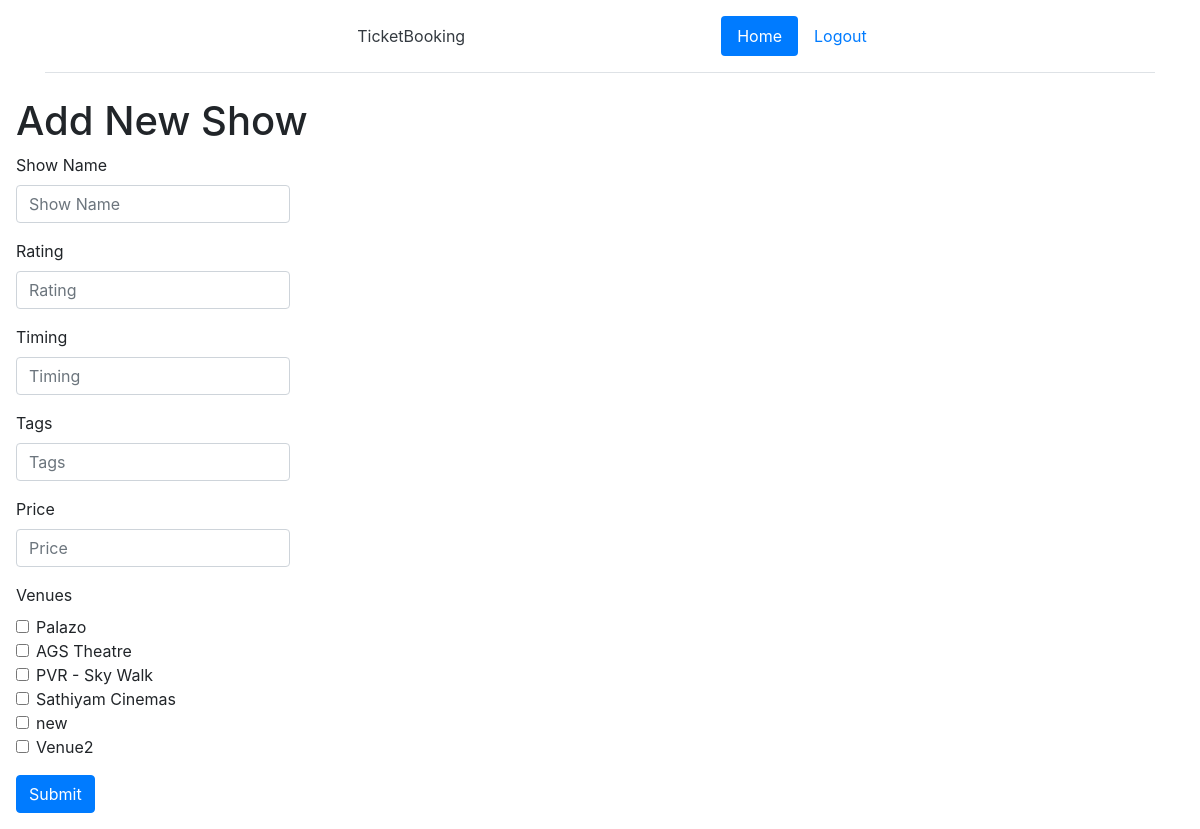
/admin/home/1/new_show, run on the app's committed database.
### tables this page shows
CREATE TABLE venues (id INTEGER PRIMARY KEY,name TEXT NOT NULL,place TEXT NOT NULL, capacity INTEGER NOT NULL, location TEXT NOT NULL);

### app.py (the view, shortened to what this page needs)
@app.route('/admin/home/<int:id>/new_show',methods=['GET','POST'])
def new_show(id):
    with sqlite3.connect('ticketbooking.db') as conn:
        cursor = conn.execute("SELECT * FROM venues")
        venues = cursor.fetchall()
    return render_template('new_show.html',id=id,venues=venues)

### templates/new_show.html (shortened to what this page needs)
<!DOCTYPE html>
<html lang="en">
<head>
    <link rel="stylesheet" href="https://maxcdn.bootstrapcdn.com/bootstrap/4.5.2/css/bootstrap.min.css">
    <link rel="stylesheet" href="{{ url_for('static', filename='styles.css') }}">
</head>
<body style="margin: 0rem 1rem 1rem 1rem;">
    <div class="container">
        <header class="d-flex flex-wrap justify-content-center py-3 mb-4 border-bottom">
          <a href="/" class="d-flex align-items-center mb-3 mb-md-0 me-md-auto text-dark text-decoration-none">
            <svg class="bi me-2" width="40" height="32"><use xlink:href="#bootstrap"></use></svg>
            <span class="fs-4" style="margin-right: 16rem;">TicketBooking</span>
          </a>
          <ul class="nav nav-pills">
            <li class="nav-item"><a href="{{url_for('admin_page')}}" class="nav-link active" aria-current="page">Home</a></li>
            <li class="nav-item"><a href="{{url_for('index')}}" class="nav-link">Logout</a></li>
          </ul>
        </header>
      </div>
    <h1>Add New Show</h1>
    <form action="{{url_for('new_show',id=id)}}" method="POST">
        <div class="form-group">
            <label for="s-name">Show Name</label>
            <input id="s-name" type="text" name="name" placeholder="Show Name" class="form-control" style="width: fit-content;">
        </div>
        <div class="form-group">
          <label for="s-rating">Rating</label>
          <input id="s-rating" type="text" name="rating" placeholder="Rating" class="form-control" style="width: fit-content;">
      </div>
      <div class="form-group">
        <label for="s-timing">Timing</label>
        <input id="s-timing" type="text" name="timing" placeholder="Timing" class="form-control" style="width: fit-content;">
    </div>
    <div class="form-group">
      <label for="s-tags">Tags</label>
      <input id="s-tags" type="text" name="tags" placeholder="Tags" class="form-control" style="width: fit-content;">
    </div>
    <div class="form-group">
      <label for="s-price">Price</label>
      <input id="s-price" type="text" name="price" placeholder="Price" class="form-control" style="width: fit-content;">
    </div>
    <div class="form-group">
      <label for="s-venues">Venues</label>
      {% for venue in venues %}
      <div class="form-check">
        <input class="form-check-input" type="checkbox" value="{{venue[0]}}" id="defaultCheck1" name="venues">
        <label class="form-check-label" for="defaultCheck1">
          {{venue[1]}}
        </label>
      </div>
      {% endfor %}
    </div>
      <button type="submit" class="btn btn-primary">Submit</button>
    </form>
</body>
</html>

### data on the page
venues: name "Palazo"
venues: name "AGS Theatre"
venues: name "PVR - Sky Walk"
venues: name "Sathiyam Cinemas"
venues: name "new"
venues: name "Venue2"
